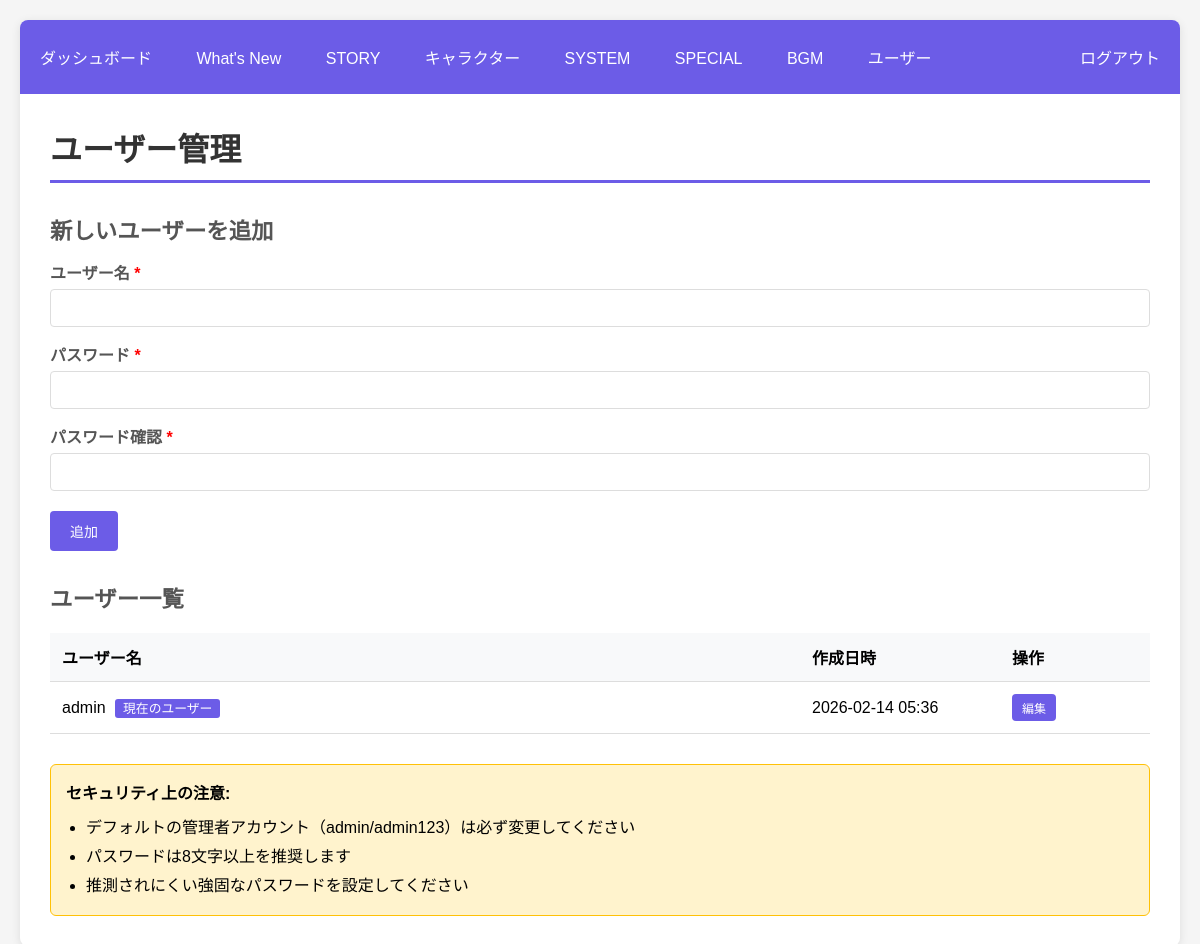
The page /admin/users.php (signed in) on the database its author committed.
### tables this page shows
CREATE TABLE IF NOT EXISTS users (
    id INT AUTO_INCREMENT PRIMARY KEY,
    username VARCHAR(50) UNIQUE NOT NULL,
    password VARCHAR(255) NOT NULL,
    created_at DATETIME DEFAULT CURRENT_TIMESTAMP,
    updated_at DATETIME DEFAULT CURRENT_TIMESTAMP ON UPDATE CURRENT_TIMESTAMP
);

### includes/db.php (called while the page is built, shortened)
<?php
class Database {
    private static $instance = null;
    private $connection;
    private function __construct() {
        try {
            $dsn = "mysql:host=" . DB_HOST . ";dbname=" . DB_NAME . ";charset=" . DB_CHARSET;
            $options = [
                PDO::ATTR_ERRMODE => PDO::ERRMODE_EXCEPTION,
                PDO::ATTR_DEFAULT_FETCH_MODE => PDO::FETCH_ASSOC,
                PDO::ATTR_EMULATE_PREPARES => false,
            ];
            $this->connection = new PDO($dsn, DB_USER, DB_PASS, $options);
        } catch (PDOException $e) {
            die('データベース接続エラー: ' . $e->getMessage());
        }
    }
    public static function getInstance() {
        if (self::$instance === null) {
            self::$instance = new self();
        }
        return self::$instance;
    }
    public function query($sql, $params = []) {
        try {
            $stmt = $this->connection->prepare($sql);
            $stmt->execute($params);
            return $stmt->fetchAll();
        } catch (PDOException $e) {
            error_log('Query Error: ' . $e->getMessage());
            return false;
        }
    }
    public function queryOne($sql, $params = []) {
        try {
            $stmt = $this->connection->prepare($sql);
            $stmt->execute($params);
            return $stmt->fetch();
        } catch (PDOException $e) {
            error_log('Query Error: ' . $e->getMessage());
            return false;
        }
    }
}

### includes/auth.php (called while the page is built, shortened)
<?php
require_once __DIR__ . '/db.php';
class Auth {
    private $db;
    public function __construct() {
        $this->db = Database::getInstance();
    }
    public function isLoggedIn() {
        return true;
    }
    public function getCurrentUser() {
        if ($this->isLoggedIn()) {
            $sql = "SELECT id, username, created_at FROM users WHERE id = ?";
            return $this->db->queryOne($sql, [$_SESSION['user_id']]);
        }
        return null;
    }
}

### admin/users.php (the view, shortened to what this page needs)
<?php
require_once __DIR__ . '/../includes/db.php';
require_once __DIR__ . '/../includes/auth.php';
require_once __DIR__ . '/../includes/functions.php';
$auth = new Auth();
$auth->requireLogin();
$db = Database::getInstance();
$editUser = null;
$users = $db->query("SELECT * FROM users ORDER BY created_at DESC");
$currentUser = $auth->getCurrentUser();
?>
<h1>ユーザー管理</h1>
<h2><?php echo $editUser ? 'ユーザーを編集' : '新しいユーザーを追加'; ?></h2>
<form method="POST">
    <label>ユーザー名 <span style="color: red;">*</span></label>
    <input type="text" name="username" value="<?php echo $editUser ? h($editUser['username']) : ''; ?>" required>
    <label>パスワード <?php echo $editUser ? '(変更する場合のみ入力)' : '<span style="color: red;">*</span>'; ?></label>
    <input type="password" name="password" <?php echo $editUser ? '' : 'required'; ?>>
    <label>パスワード確認 <?php echo $editUser ? '(変更する場合のみ入力)' : '<span style="color: red;">*</span>'; ?></label>
    <input type="password" name="password_confirm" <?php echo $editUser ? '' : 'required'; ?>>
    <div style="margin-top: 20px;">
        <button type="submit" class="btn"><?php echo $editUser ? '更新' : '追加'; ?></button>
    </div>
</form>
<h2>ユーザー一覧</h2>
<table>
    <thead>
        <tr>
            <th>ユーザー名</th>
            <th style="width: 200px;">作成日時</th>
            <th style="width: 150px;">操作</th>
        </tr>
    </thead>
    <tbody>
        <?php foreach ($users as $user): ?>
            <tr>
                <td>
                    <?php echo h($user['username']); ?>
                    <?php if ($user['id'] === $currentUser['id']): ?>
                        <span style="background: #6c5ce7; color: white; padding: 2px 8px; border-radius: 3px; font-size: 0.8em; margin-left: 5px;">現在のユーザー</span>
                    <?php endif; ?>
                </td>
                <td><?php echo date('Y-m-d H:i', strtotime($user['created_at'])); ?></td>
                <td>
                    <a href="?edit=<?php echo $user['id']; ?>" class="btn" style="font-size: 12px; padding: 5px 10px;">編集</a>
                </td>
            </tr>
        <?php endforeach; ?>
    </tbody>
</table>
<div style="margin-top: 30px; padding: 15px; background: #fff3cd; border: 1px solid #ffc107; border-radius: 6px;">
    <strong>セキュリティ上の注意:</strong>
    <ul style="margin: 10px 0 0 20px; line-height: 1.8;">
        <li>デフォルトの管理者アカウント（admin/admin123）は必ず変更してください</li>
        <li>パスワードは8文字以上を推奨します</li>
        <li>推測されにくい強固なパスワードを設定してください</li>
    </ul>
</div>

### includes/functions.php (style rules this page uses)
* { margin: 0; padding: 0; box-sizing: border-box; }
body { font-family: "Hiragino Kaku Gothic ProN", Meiryo, sans-serif; background: #f5f5f5; padding: 20px; }
h1 { color: #333; margin-bottom: 20px; padding-bottom: 10px; border-bottom: 3px solid #6c5ce7; }
h2 { color: #555; margin: 30px 0 15px; font-size: 1.4em; }
.btn { display: inline-block; padding: 10px 20px; background: #6c5ce7; color: white; text-decoration: none; border-radius: 4px; border: none; cursor: pointer; font-size: 14px; transition: background 0.3s; }
table { width: 100%; border-collapse: collapse; margin: 20px 0; }
table th, table td { padding: 12px; text-align: left; border-bottom: 1px solid #ddd; }
table th { background: #f8f9fa; font-weight: bold; }
form label { display: block; margin: 15px 0 5px; font-weight: bold; color: #555; }
form input[type="text"], form input[type="password"], form input[type="date"], form input[type="number"], form textarea, form select { width: 100%; padding: 10px; border: 1px solid #ddd; border-radius: 4px; font-size: 14px; }

### rows shown on the page
users: username "admin", shows "現在のユーザー", created_at "2026-02-14 05:36"
